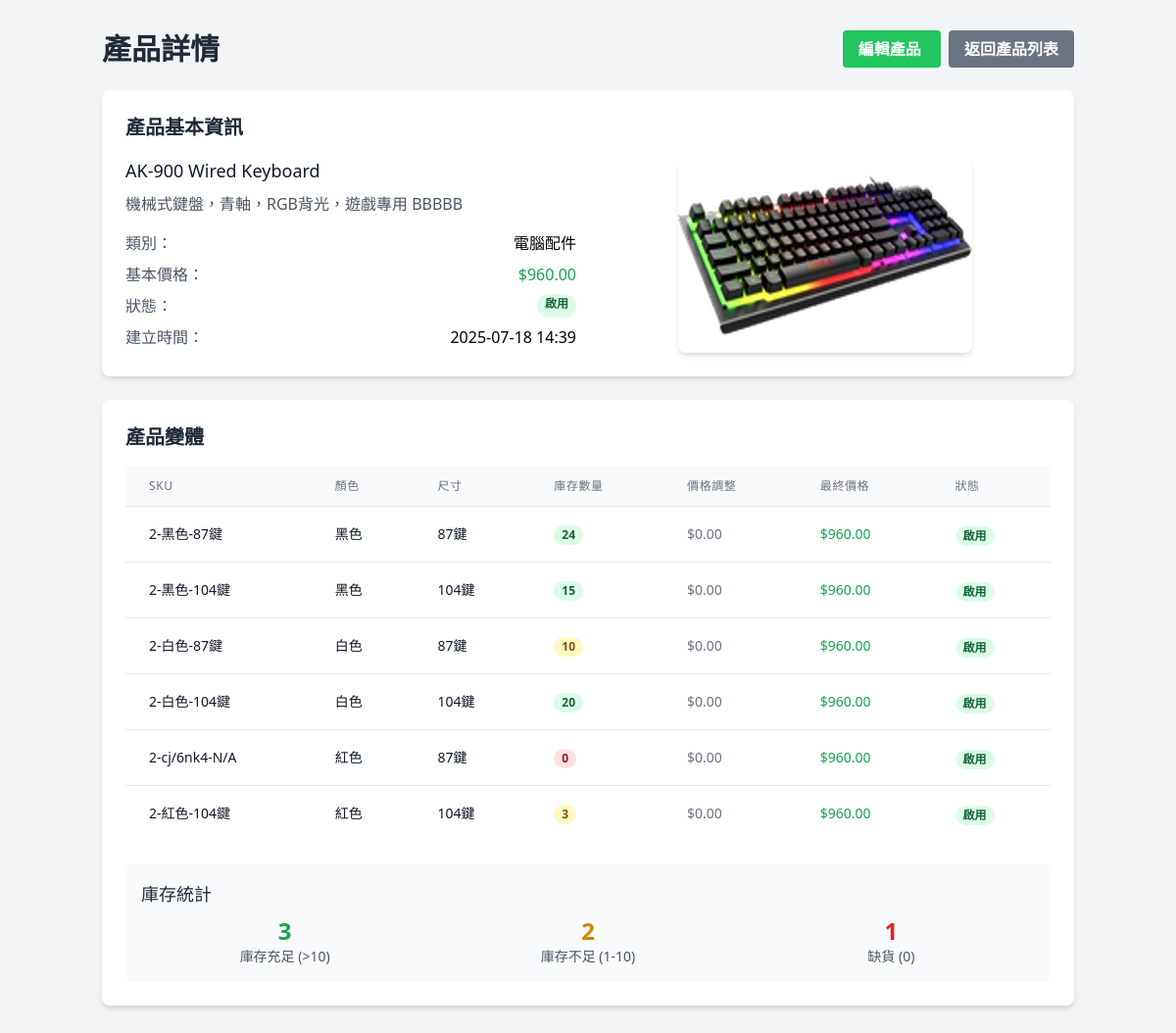
/admin/products/2 (signed in), run on an earlier commit of the app's database.
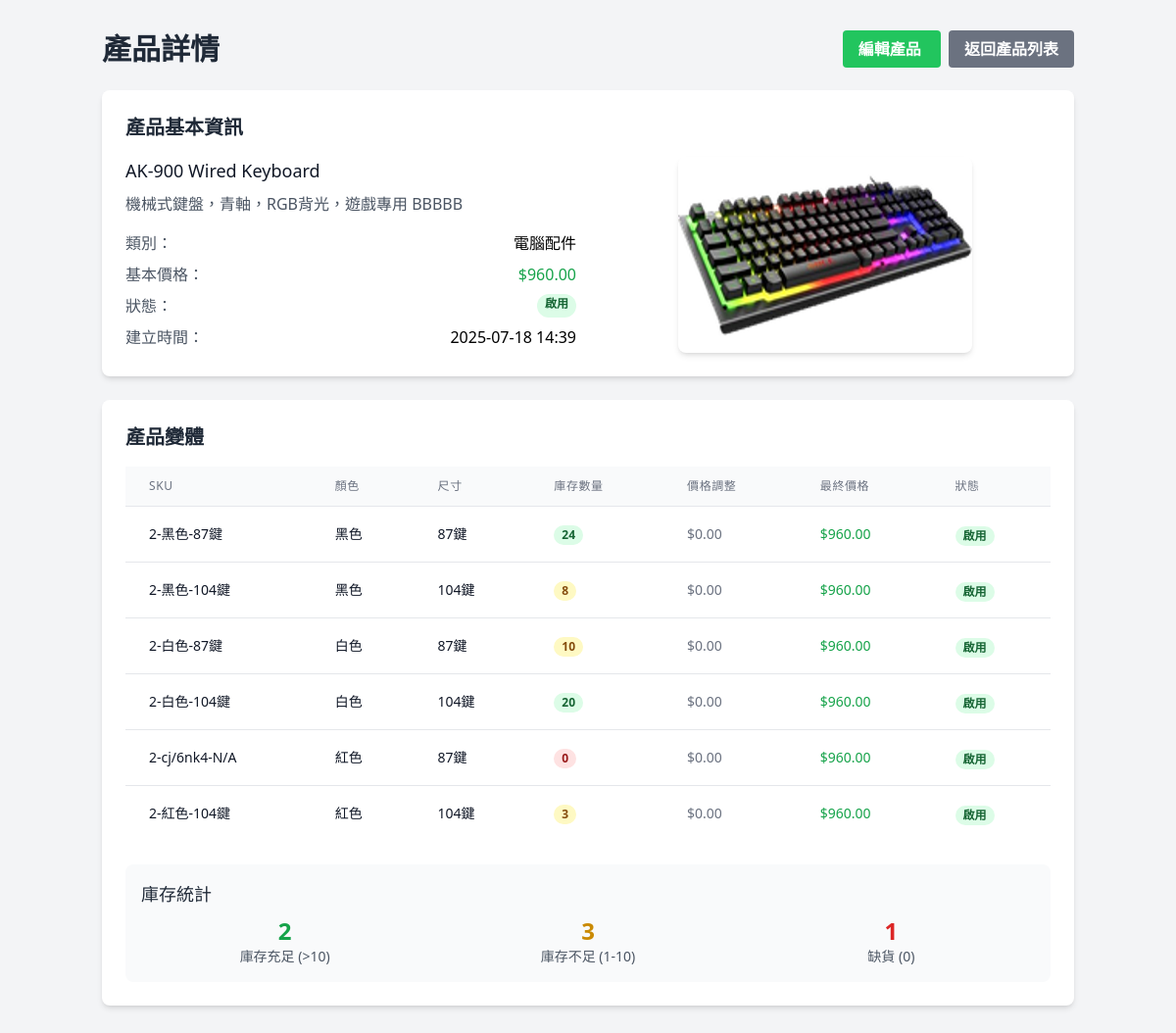
And on a later commit of the database.
### app.py (models this page shows, shortened)
class ProductVariant(db.Model):
    id = db.Column(db.Integer, primary_key=True)
    product_id = db.Column(db.Integer, db.ForeignKey('product.id'), nullable=False)
    color = db.Column(db.String(50), nullable=True)  # 顏色
    size = db.Column(db.String(20), nullable=True)   # 尺寸
    stock_quantity = db.Column(db.Integer, default=0)  # 庫存數量
    sku = db.Column(db.String(100), unique=True, nullable=True)  # 商品編號
    price_adjustment = db.Column(db.Float, default=0.0)  # 價格調整（可選）
    is_active = db.Column(db.Boolean, default=True)
    created_at = db.Column(db.DateTime, default=datetime.utcnow)
    updated_at = db.Column(db.DateTime, default=datetime.utcnow, onupdate=datetime.utcnow)
    def get_final_price(self):
        if hasattr(self, 'product') and self.product:
            return self.product.price + self.price_adjustment
        return self.price_adjustment

### app.py (the view)
@app.route('/admin/products/<int:product_id>')
def view_product(product_id):
    if 'user_id' not in session:
        flash('請先登入')
        return redirect(url_for('login'))
    user = User.query.get(session['user_id'])
    product = Product.query.get_or_404(product_id)
    return render_template('view_product.html', product=product, user=user)

### templates/view_product.html (shortened to what the changed rows need)
<!DOCTYPE html>
<html lang="zh-TW">
<head>
    <script src="https://cdn.tailwindcss.com"></script>
</head>
<body class="bg-gray-100">
    <div class="container mx-auto px-4 py-8">
        <div class="max-w-6xl mx-auto">
            <div class="flex justify-between items-center mb-6">
                <h1 class="text-3xl font-bold text-gray-800">產品詳情</h1>
            </div>
            <div class="bg-white shadow-md rounded-lg p-6 mb-6">
                <h2 class="text-xl font-semibold text-gray-800 mb-4">產品基本資訊</h2>
            </div>
            <div class="bg-white shadow-md rounded-lg p-6">
                <h2 class="text-xl font-semibold text-gray-800 mb-4">產品變體</h2>
                {% if product.variants %}
                <div class="overflow-x-auto">
                    <table class="min-w-full divide-y divide-gray-200">
                        <thead class="bg-gray-50">
                            <tr>
                                <th class="px-6 py-3 text-left text-xs font-medium text-gray-500 uppercase tracking-wider">SKU</th>
                                <th class="px-6 py-3 text-left text-xs font-medium text-gray-500 uppercase tracking-wider">顏色</th>
                                <th class="px-6 py-3 text-left text-xs font-medium text-gray-500 uppercase tracking-wider">尺寸</th>
                                <th class="px-6 py-3 text-left text-xs font-medium text-gray-500 uppercase tracking-wider">庫存數量</th>
                                <th class="px-6 py-3 text-left text-xs font-medium text-gray-500 uppercase tracking-wider">價格調整</th>
                                <th class="px-6 py-3 text-left text-xs font-medium text-gray-500 uppercase tracking-wider">最終價格</th>
                                <th class="px-6 py-3 text-left text-xs font-medium text-gray-500 uppercase tracking-wider">狀態</th>
                            </tr>
                        </thead>
                        <tbody class="bg-white divide-y divide-gray-200">
                            {% for variant in product.variants %}
                            <tr>
                                <td class="px-6 py-4 whitespace-nowrap text-sm font-medium text-gray-900">
                                    {{ variant.sku or 'N/A' }}
                                </td>
                                <td class="px-6 py-4 whitespace-nowrap text-sm text-gray-900">
                                    {{ variant.color or 'N/A' }}
                                </td>
                                <td class="px-6 py-4 whitespace-nowrap text-sm text-gray-900">
                                    {{ variant.size or 'N/A' }}
                                </td>
                                <td class="px-6 py-4 whitespace-nowrap text-sm text-gray-900">
                                    <span class="px-2 inline-flex text-xs leading-5 font-semibold rounded-full {% if variant.stock_quantity > 10 %}bg-green-100 text-green-800{% elif variant.stock_quantity > 0 %}bg-yellow-100 text-yellow-800{% else %}bg-red-100 text-red-800{% endif %}">
                                        {{ variant.stock_quantity }}
                                    </span>
                                </td>
                                <td class="px-6 py-4 whitespace-nowrap text-sm text-gray-900">
                                    {% if variant.price_adjustment > 0 %}
                                        <span class="text-green-600">+${{ "%.2f"|format(variant.price_adjustment) }}</span>
                                    {% elif variant.price_adjustment < 0 %}
                                        <span class="text-red-600">-${{ "%.2f"|format(variant.price_adjustment|abs) }}</span>
                                    {% else %}
                                        <span class="text-gray-500">$0.00</span>
                                    {% endif %}
                                </td>
                                <td class="px-6 py-4 whitespace-nowrap text-sm font-medium text-green-600">
                                    ${{ "%.2f"|format(variant.get_final_price()) }}
                                </td>
                                <td class="px-6 py-4 whitespace-nowrap">
                                    <span class="px-2 inline-flex text-xs leading-5 font-semibold rounded-full {% if variant.is_active %}bg-green-100 text-green-800{% else %}bg-red-100 text-red-800{% endif %}">
                                        {{ '啟用' if variant.is_active else '停用' }}
                                    </span>
                                </td>
                            </tr>
                            {% endfor %}
                        </tbody>
                    </table>
                </div>
                <div class="mt-6 p-4 bg-gray-50 rounded-lg">
                    <h3 class="text-lg font-medium text-gray-800 mb-2">庫存統計</h3>
                    <div class="grid grid-cols-1 md:grid-cols-3 gap-4">
                        <div class="text-center">
                            <div class="text-2xl font-bold text-green-600">
                                {{ product.variants|selectattr('stock_quantity', 'gt', 10)|list|length }}
                            </div>
                            <div class="text-sm text-gray-600">庫存充足 (>10)</div>
                        </div>
                        <div class="text-center">
                            <div class="text-2xl font-bold text-yellow-600">
                                {{ product.variants|selectattr('stock_quantity', 'gt', 0)|selectattr('stock_quantity', 'le', 10)|list|length }}
                            </div>
                            <div class="text-sm text-gray-600">庫存不足 (1-10)</div>
                        </div>
                        <div class="text-center">
                            <div class="text-2xl font-bold text-red-600">
                                {{ product.variants|selectattr('stock_quantity', 'eq', 0)|list|length }}
                            </div>
                            <div class="text-sm text-gray-600">缺貨 (0)</div>
                        </div>
                    </div>
                </div>
                {% else %}
                <div class="text-center py-8">
                    <p class="text-gray-500 text-lg">此產品目前沒有任何變體。</p>
                </div>
                {% endif %}
            </div>
        </div>
    </div>
</body>
</html>

What changed in the data, as far as the page shows it:
changed ProductVariant "2-黑色-104鍵": stock_quantity "15" → "8"
Also different on the page:
{{ product.variants|selectattr('stock_quantity', 'gt', 10)|list|length }}: "3" → "2"
text no longer shown: "2"
text now shown: "3"
